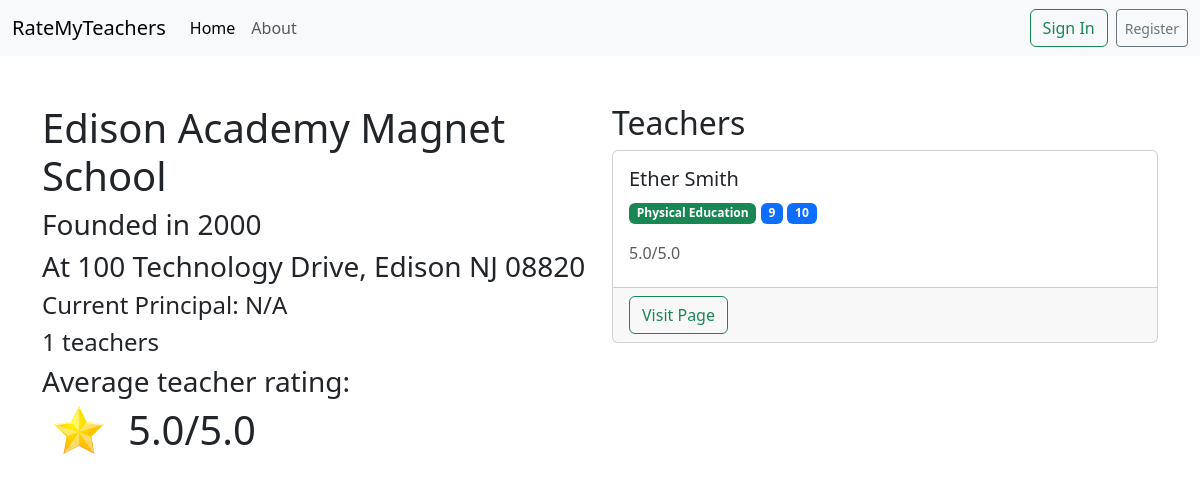
/info/school/2, run on the app's committed database.
### school_teachers/models.py (models this page shows, shortened)
class School(models.Model):
    name = models.CharField(max_length=200)
    teachers = models.ManyToManyField('Teacher', blank=True, related_name='teachers')
    year_founded = models.IntegerField(blank=True)
    address = models.CharField(max_length=400, blank=True)
    principal = models.CharField(max_length=200, blank=True)

class Teacher(models.Model):
    name = models.CharField(max_length=200)
    teaching = models.CharField(max_length=200, blank=True)
    classes = models.JSONField(blank=True, default=list)
    grades = models.JSONField(blank=True, default=list)
    school = models.ForeignKey(School, on_delete=models.CASCADE)
    overall_rating = models.FloatField(blank=True, default=5.0)
    comments = models.JSONField(blank=True, default=list)

### school_teachers/views.py (the view)
# urls.py: path("school/<int:school_id>", views.school_info, name="register")
def school_info(request, school_id):
    try:
        school = School.objects.get(id=school_id)
    except School.DoesNotExist:
        return render(request, "base/404.html", status=404)
    context = {
        "school": school.name,
        "year_founded": school.year_founded if school.year_founded else "N/A",
        "address": school.address if school.address else "N/A",
        "principal": school.principal if school.principal else "N/A",
        "teachers": school.teachers.all(),
        "how_many_teachers": len(school.teachers.all()),
        "average_teacher_school_rating":
            round(sum([x.overall_rating for x in school.teachers.all()]) / len(school.teachers.all()), 1)
        }
    return render(request, "school_teachers/school_info.html", context=context)

### templates/school_teachers/school_info.html
{% extends "base/base.html" %}
{% load crispy_forms_tags %}
{% block content %}
    <br><br>
    <div class="container text-left">
        <div class="row">
            <div class="col">
                <h1>{{ school }}</h1>
                <h3>Founded in {{ year_founded }}</h3>
                <h3>At {{ address }}</h3>
                <h4>Current Principal: {{ principal }}</h4>
                <h4>{{ how_many_teachers }} teachers</h4>
                <h3>Average teacher rating:</h3>
                <div style="display: inline-block">
                    <div class="container text-center">
                        <div class="row">
                            <div class="col">
                                <img src="/static/favicon.png" width="50px" alt="star">
                            </div>
                            <div class="col">
                                <h1>{{ average_teacher_school_rating }}/5.0</h1>
                            </div>
                        </div>
                    </div>
                </div>
            </div>
            <div class="col">
                <h2>Teachers</h2>
                {% for teacher in teachers %}
                    <div class="card">
                        <div class="card-body">
                            <h5 class="card-title">{{ teacher.name }}</h5>
                            {% for class in teacher.classes %}
                                <span class="badge text-bg-success" style="">{{ class }}</span>
                            {% endfor %}
                            {% for grade in teacher.grades %}
                                <span class="badge text-bg-primary" style="">{{ grade }}</span>
                            {% endfor %}
                            <br><br>
                            <h6 class="card-subtitle mb-2 text-muted">{{ teacher.overall_rating }}/5.0</h6>
                        </div>
                        <div class="card-footer text-body-secondary">
                            <button class="btn btn-outline-success"
                                    onclick="document.location.href = '/info/teacher/{{ teacher.id }}'">Visit Page
                            </button>
                        </div>
                    </div>
                    <br>
                {% endfor %}
            </div>
        </div>
    </div>
{% endblock %}

### data on the page
School: name "Edison Academy Magnet School", address "100 Technology Drive, Edison NJ 08820"
Teacher: name "Ether Smith", classes "Physical Education", grades "9" "10", overall_rating "5.0"

### other printed values
{{ year_founded }} "2000"
{{ principal }} "N/A"
{{ how_many_teachers }} "1"
{{ average_teacher_school_rating }} "5.0"
